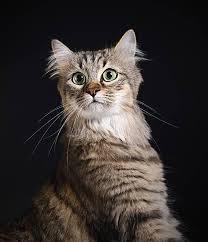
#> input picture Photos/cat.jpg, 208 x 242 px
$ python spaces.py
#> lines starting #> are read from the running program, lines starting #| are printed output that depends on the picture
# color spaces converting image to diff color space
#  can not convert greyscale directly to hsv we have to convrt to bgr first
import cv2 as cv

img = cv.imread('Photos/cat.jpg')
#> img is the input picture: shape (242, 208, 3); mean B, G, R 48.3, 50.7, 56.5

# BGR to    Grey

grey = cv.cvtColor(img,cv.COLOR_BGR2GRAY)
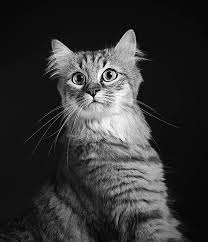
#> grey: shape (242, 208); min 0, max 254, mean 52.1
cv.imshow('grey',grey)

# BGR TO HSV (hue Saturation Value)

hsv = cv.cvtColor(img,cv.COLOR_BGR2HSV)
#> hsv: shape (242, 208, 3); mean H, S, V 69.6, 58, 58.2
cv.imshow('hsv',hsv)

# BGR TO L *A*B (lightness, a, b)

lab = cv.cvtColor(img,cv.COLOR_BGR2LAB)
#> lab: shape (242, 208, 3); mean of channels 0, 1, 2 52, 129.9, 130.3
cv.imshow('lab',lab)

#  BGR TO RGB

rgb = cv.cvtColor(img,cv.COLOR_BGR2RGB)
cv.imshow('rgb',rgb)

cv.waitKey(0)
cv.destroyAllWindows()

$ run again, with Photos/park.jpg copied over Photos/cat.jpg
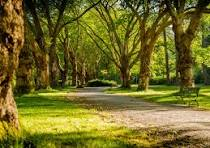
#> input picture Photos/park.jpg, 210 x 148 px
#> img is the input picture: shape (148, 210, 3); mean B, G, R 39.8, 107.8, 114.1
#> `grey = cv.cvtColor(img,cv.COLOR_BGR2GRAY)`:
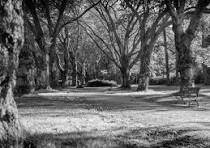
#> grey: shape (148, 210); min 1, max 251, mean 102
#> hsv: shape (148, 210, 3); mean H, S, V 27.5, 184.7, 117.9
#> lab: shape (148, 210, 3); mean of channels 0, 1, 2 112.4, 122, 163.8
